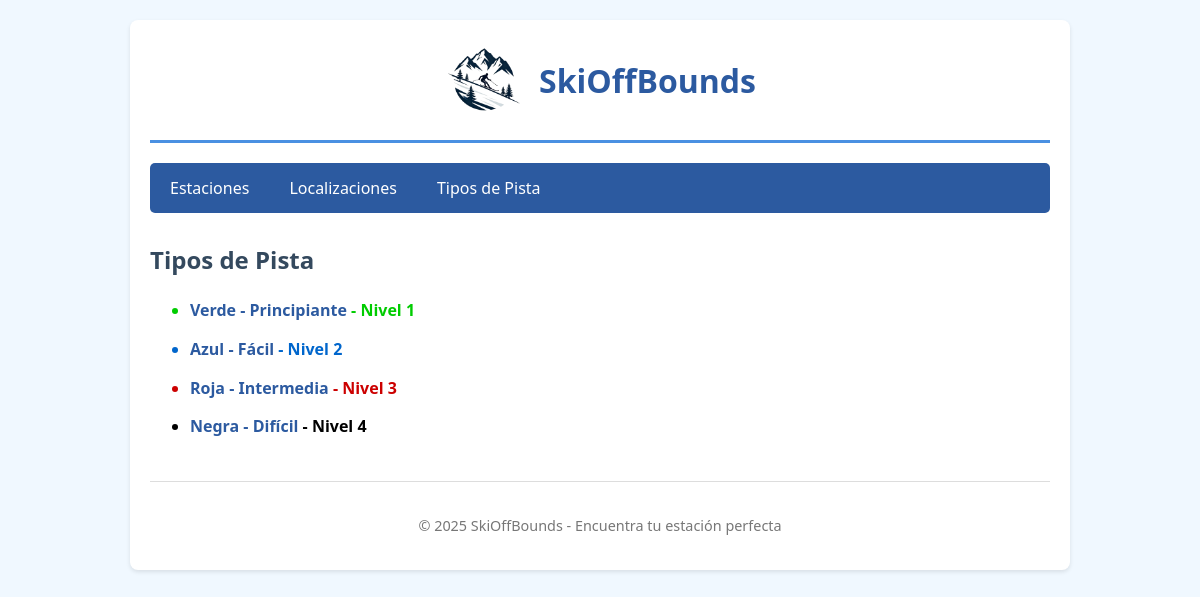
/app/tipos-pista/, run on the app's committed database.
### app/models.py (models this page shows, shortened)
class TipoPista(models.Model):
    COLORES = [
        ('verde', 'Verde - Principiante'),
        ('azul', 'Azul - Fácil'),
        ('roja', 'Roja - Intermedia'),
        ('negra', 'Negra - Difícil'),
    ]
    nombre = models.CharField(
        max_length=20,
        choices=COLORES,
        unique=True
    )
    descripcion = models.TextField(
        blank=True,
        null=True,
        help_text="Características y nivel de dificultad"
    )
    nivel_dificultad = models.IntegerField(
        default=1,
        validators=[MinValueValidator(1), MaxValueValidator(5)],
        help_text="Nivel de dificultad del 1 (más fácil) al 5 (más difícil)"
    )
    class Meta:
        verbose_name = "Tipo de Pista"
        verbose_name_plural = "Tipos de Pista"
        ordering = ['nivel_dificultad']

### app/views.py (the view)
# urls.py: path('tipos-pista/', views.index_tipos_pista, name='tipos_pista'),
def index_tipos_pista(request):
    tipos = get_list_or_404(TipoPista.objects.order_by('nivel_dificultad'))
    context = {'lista_tipos': tipos}
    return render(request, 'tipos_pista.html', context)

### app/templates/tipos_pista.html (shortened to what this page needs)
{% extends "base.html" %}
{% block contenido %}
<h2>Tipos de Pista</h2>
{% if lista_tipos %}
    <ul>
    {% for tipo in lista_tipos %}
        <li class="pista-{{ tipo.nombre }}">
            <a href="{% url 'skioffbounds:tipo_pista_detalle' tipo.id %}">
                {{ tipo.get_nombre_display }}
            </a>
            - Nivel {{ tipo.nivel_dificultad }}
        </li>
    {% endfor %}
    </ul>
{% else %}
    <p>No hay tipos de pista creados.</p>
{% endif %}
{% endblock %}

### app/static/css/style.css (style rules this page uses)
body { font-family: 'Segoe UI', Tahoma, Geneva, Verdana, sans-serif; margin: 0; padding: 0; background-color: #f0f8ff; }
h2 { color: #34495e; margin-top: 20px; }
#content > ul li { margin: 10px 0; line-height: 1.8; }
a { color: #2c5aa0; text-decoration: none; transition: color 0.3s; }
.pista-verde { color: #00cc00; font-weight: bold; }
.pista-azul { color: #0066cc; font-weight: bold; }
.pista-roja { color: #cc0000; font-weight: bold; }
.pista-negra { color: #000000; font-weight: bold; }

### data on the page
TipoPista: nombre "Verde - Principiante", nivel_dificultad "1"
TipoPista: nombre "Azul - Fácil", nivel_dificultad "2"
TipoPista: nombre "Roja - Intermedia", nivel_dificultad "3"
TipoPista: nombre "Negra - Difícil", nivel_dificultad "4"
